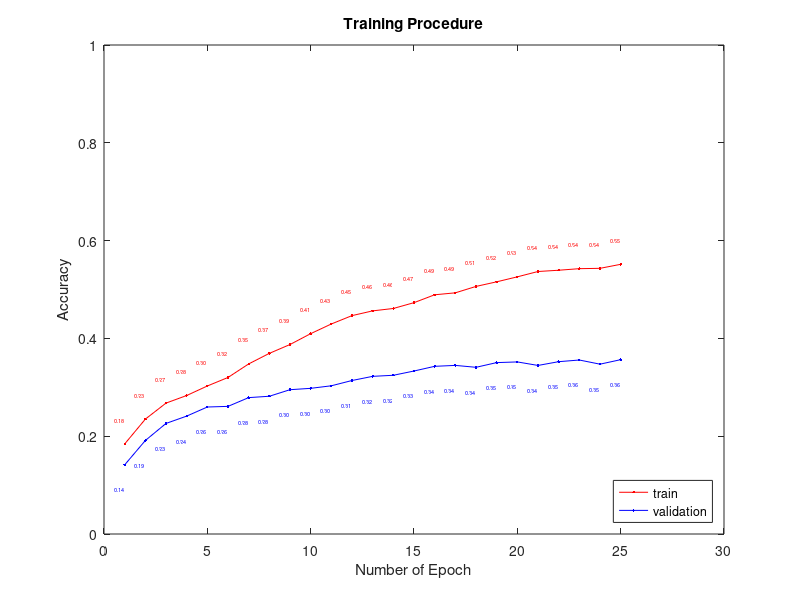

Recreate this plot in MATLAB.
x = [1:25];
y = [0.1841 0.2349 0.2677 0.2832 0.3027 0.3201 0.3478 0.3694 0.3875 0.4097 0.4295 0.4466 0.4563 0.4612 0.4731 0.4892 0.4932 0.5063 0.5157 0.5259 0.5368 0.5394 0.5426 0.5433 0.5515];
yv = [0.1414 0.1912 0.2261 0.2411 0.2597 0.2610 0.2789 0.2817 0.2951 0.2979 0.3031 0.3139 0.3224 0.3246 0.3333 0.3429 0.3448 0.3409 0.3505 0.3519 0.3447 0.3524 0.3558 0.3473 0.3565];
plot(x, y, '.-r', x, yv, '.-b');
xlabel('Number of Epoch');
ylabel('Accuracy');
axis([0 30 0 1]);
title('Training Procedure');
for i = 1 : 25
    text(x(i) - 0.5, y(i) + 0.05, sprintf('%0.2f', y(i)), 'FontSize', 4, 'color', 'red');
    text(x(i) - 0.5, yv(i) - 0.05, sprintf('%0.2f', yv(i)), 'FontSize', 4, 'color', 'blue');
end
legend('train','validation','location','southeast');
